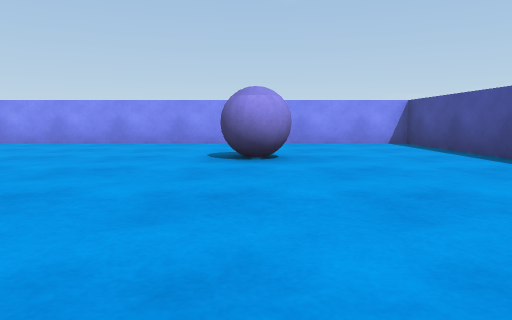
[1] (above)

16 first-person views from a walk through a 3-D level made in the Unity game engine. The camera is 0.51 m above the floor, tilts 6° down and sees 70° across. The floor is counted in squares, 1 m on a side. Each view is taken from the middle of a square. On the plan, view 1 faces up. The plan holds only what a view shows up to about 9 squares ahead; the rest is blank.

[2]
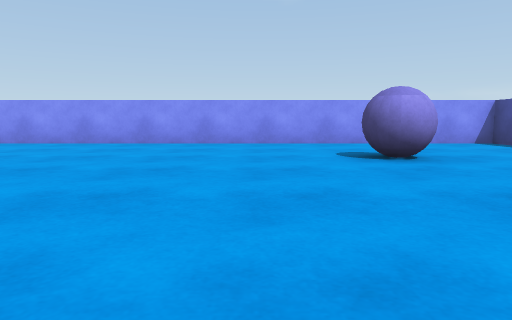

[3]
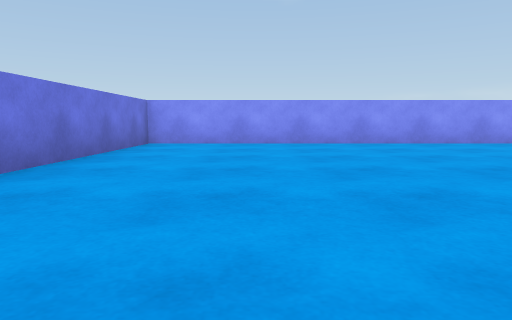

[4]
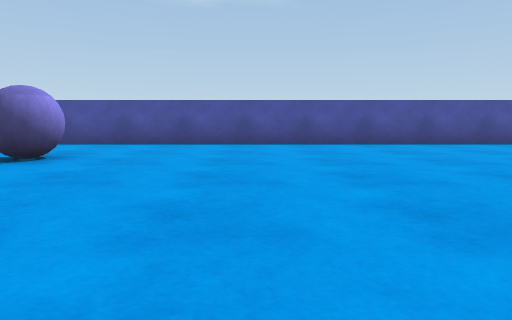

[5]
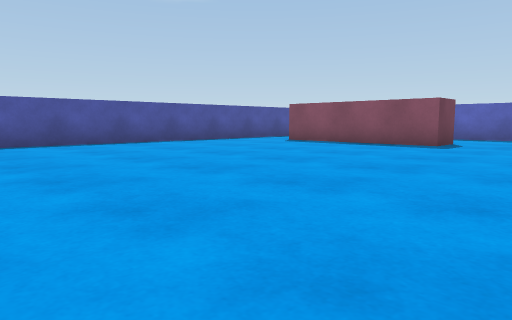

[6]
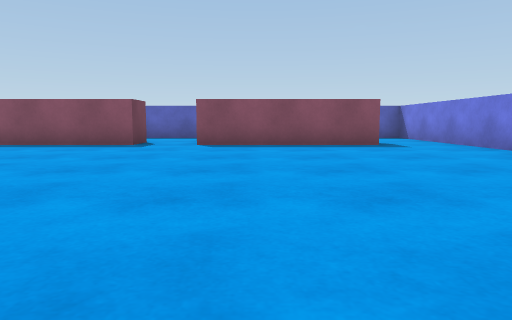

[7]
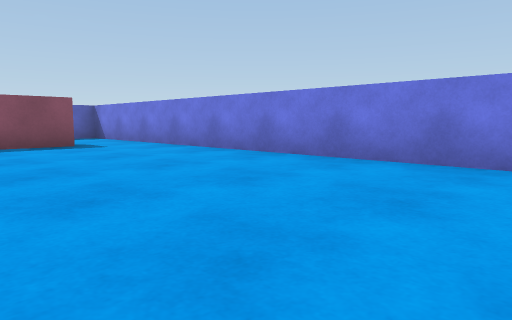

[8]
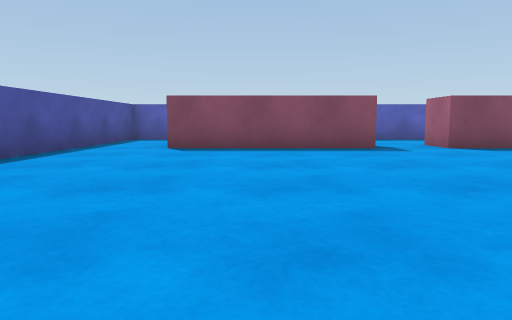

[9]
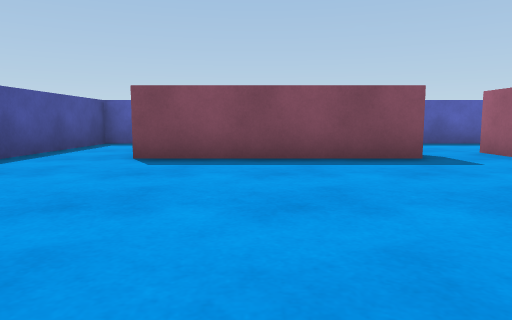

[10]
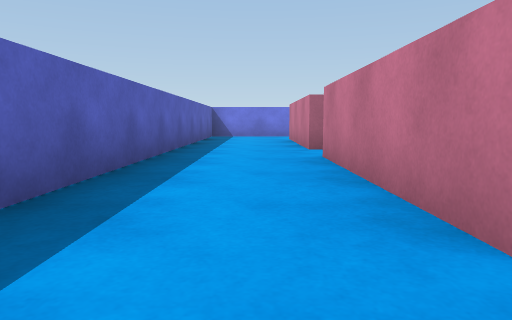

[11]
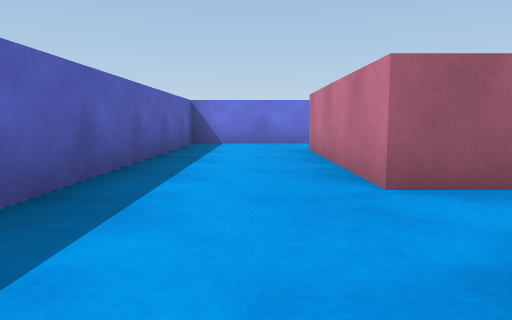

[12]
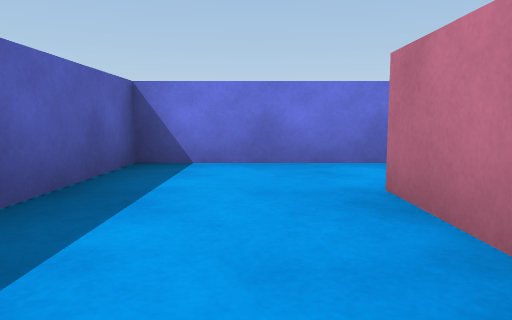

[13]
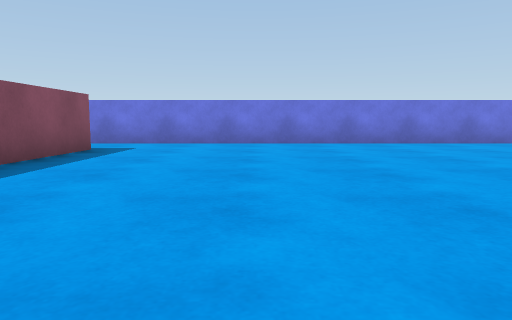

[14]
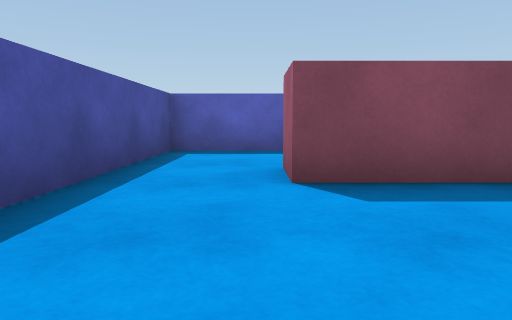

[15]
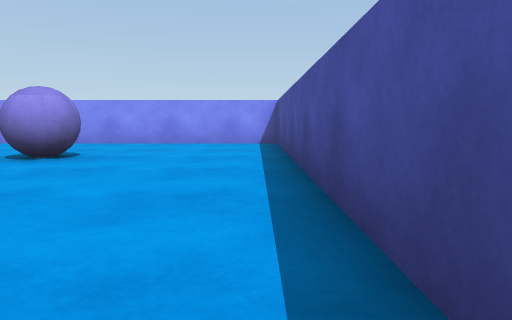

[16]
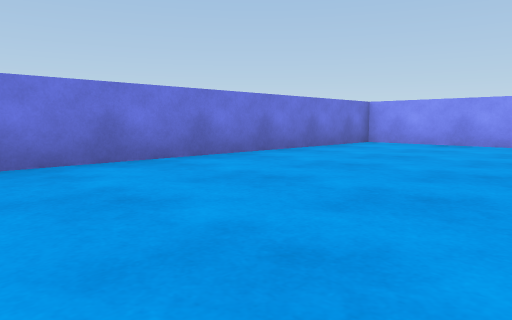

### Floor plan
Ten units are one square. View 1 is at (0, 0); x grows to the right and y downward. Boxes are objects, and circles mark ways between rooms. Rooms are numbered by the first view taken in them; rooms with no view inside come last. Other rooms are left out.
<svg viewBox="-100 -90 140 190">
<path fill="none" stroke="#000" d="M-23 70 -23 60 17 60 17 70M-78 60 -37 60 -37 70M35 75 35 -85 -95 -85 -95 75M-37 70 -78 70M17 70 -23 70M-95 75 -95 95 35 95 35 75"/>
<rect x="-5" y="-55" width="10" height="10" fill="#bbb"><title>other object</title></rect>
<circle cx="-30" cy="65" r="3" fill="#2a7"/>
<circle cx="-85" cy="65" r="3" fill="#2a7"/>
<circle cx="25" cy="65" r="3" fill="#2a7"/>
<text x="-30" y="-10">1</text>
<text x="-30" y="80">2</text>
</svg>
Room 1 opens to room 2.

Where each view was taken, in squares from view 1:
view 1: 0 up, 0 right, facing up
view 2: 0 up, 2 left, facing up
view 3: 0 up, 7 left, facing up
view 4: 2 up, 5 left, facing right
view 5: 2 up, 5 left, facing down-right
view 6: 2 up, 5 left, facing down
view 7: 2 up, 5 left, facing down-left
view 8: 1 up, 0 right, facing down
view 9: 1 down, 0 right, facing down
view 10: 8 down, 3 right, facing left
view 11: 8 down, 1 left, facing left
view 12: 8 down, 5 left, facing left
view 13: 3 down, 1 left, facing left
view 14: 3 down, 2 right, facing down
view 15: 0 up, 3 right, facing up
view 16: 0 up, 5 left, facing up-left
